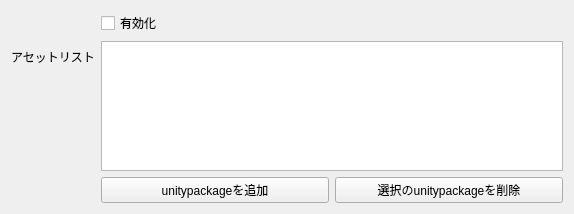
<?xml version="1.0" encoding="UTF-8"?>
<ui version="4.0">
 <class>Form</class>
 <widget class="QWidget" name="Form">
  <property name="geometry">
   <rect>
    <x>0</x>
    <y>0</y>
    <width>574</width>
    <height>214</height>
   </rect>
  </property>
  <property name="windowTitle">
   <string>Form</string>
  </property>
  <layout class="QFormLayout" name="formLayout">
   <item row="0" column="1">
    <widget class="QCheckBox" name="cbEnable">
     <property name="text">
      <string>有効化</string>
     </property>
    </widget>
   </item>
   <item row="1" column="0">
    <widget class="QLabel" name="label">
     <property name="text">
      <string>アセットリスト</string>
     </property>
    </widget>
   </item>
   <item row="1" column="1">
    <widget class="QTreeView" name="tvAssetsList"/>
   </item>
   <item row="2" column="1">
    <layout class="QHBoxLayout" name="horizontalLayout">
     <item>
      <widget class="QPushButton" name="btAddUnitypackage">
       <property name="text">
        <string>unitypackageを追加</string>
       </property>
      </widget>
     </item>
     <item>
      <widget class="QPushButton" name="btRemoveUnitypackage">
       <property name="text">
        <string>選択のunitypackageを削除</string>
       </property>
      </widget>
     </item>
    </layout>
   </item>
  </layout>
 </widget>
 <resources/>
 <connections/>
</ui>
